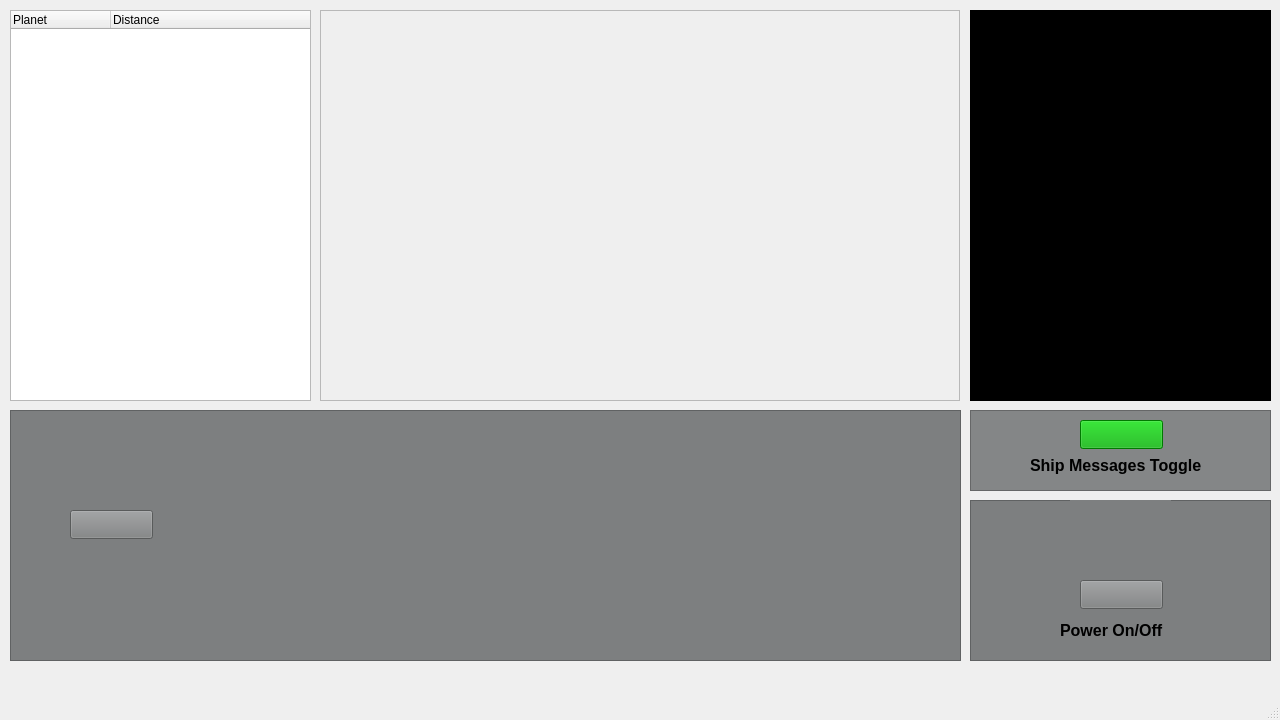
<?xml version="1.0" encoding="UTF-8"?>
<ui version="4.0">
 <class>MainWindow</class>
 <widget class="QMainWindow" name="MainWindow">
  <property name="geometry">
   <rect>
    <x>0</x>
    <y>0</y>
    <width>1280</width>
    <height>720</height>
   </rect>
  </property>
  <property name="windowTitle">
   <string>MainWindow</string>
  </property>
  <property name="iconSize">
   <size>
    <width>0</width>
    <height>0</height>
   </size>
  </property>
  <property name="animated">
   <bool>false</bool>
  </property>
  <property name="tabShape">
   <enum>QTabWidget::TabShape::Triangular</enum>
  </property>
  <widget class="QWidget" name="centralwidget">
   <widget class="QFrame" name="Visual">
    <property name="geometry">
     <rect>
      <x>320</x>
      <y>10</y>
      <width>640</width>
      <height>391</height>
     </rect>
    </property>
    <property name="autoFillBackground">
     <bool>true</bool>
    </property>
    <property name="frameShape">
     <enum>QFrame::Shape::StyledPanel</enum>
    </property>
    <property name="frameShadow">
     <enum>QFrame::Shadow::Raised</enum>
    </property>
   </widget>
   <widget class="QListWidget" name="Messages">
    <property name="geometry">
     <rect>
      <x>970</x>
      <y>10</y>
      <width>301</width>
      <height>391</height>
     </rect>
    </property>
    <property name="autoFillBackground">
     <bool>false</bool>
    </property>
    <property name="styleSheet">
     <string notr="true">background-color: rgb(0, 0, 0);</string>
    </property>
   </widget>
   <widget class="QFrame" name="Shipmsgtoggle">
    <property name="geometry">
     <rect>
      <x>970</x>
      <y>410</y>
      <width>301</width>
      <height>81</height>
     </rect>
    </property>
    <property name="styleSheet">
     <string notr="true">background-color: rgb(132, 134, 135);</string>
    </property>
    <property name="frameShape">
     <enum>QFrame::Shape::StyledPanel</enum>
    </property>
    <property name="frameShadow">
     <enum>QFrame::Shadow::Raised</enum>
    </property>
    <widget class="QPushButton" name="pushButton">
     <property name="geometry">
      <rect>
       <x>110</x>
       <y>10</y>
       <width>83</width>
       <height>29</height>
      </rect>
     </property>
     <property name="palette">
      <palette>
       <active>
        <colorrole role="Button">
         <brush brushstyle="SolidPattern">
          <color alpha="255">
           <red>0</red>
           <green>170</green>
           <blue>0</blue>
          </color>
         </brush>
        </colorrole>
        <colorrole role="Base">
         <brush brushstyle="SolidPattern">
          <color alpha="255">
           <red>0</red>
           <green>170</green>
           <blue>0</blue>
          </color>
         </brush>
        </colorrole>
        <colorrole role="Window">
         <brush brushstyle="SolidPattern">
          <color alpha="255">
           <red>0</red>
           <green>170</green>
           <blue>0</blue>
          </color>
         </brush>
        </colorrole>
        <colorrole role="AlternateBase">
         <brush brushstyle="SolidPattern">
          <color alpha="255">
           <red>170</red>
           <green>0</green>
           <blue>0</blue>
          </color>
         </brush>
        </colorrole>
       </active>
       <inactive>
        <colorrole role="Button">
         <brush brushstyle="SolidPattern">
          <color alpha="255">
           <red>0</red>
           <green>170</green>
           <blue>0</blue>
          </color>
         </brush>
        </colorrole>
        <colorrole role="Base">
         <brush brushstyle="SolidPattern">
          <color alpha="255">
           <red>0</red>
           <green>170</green>
           <blue>0</blue>
          </color>
         </brush>
        </colorrole>
        <colorrole role="Window">
         <brush brushstyle="SolidPattern">
          <color alpha="255">
           <red>0</red>
           <green>170</green>
           <blue>0</blue>
          </color>
         </brush>
        </colorrole>
        <colorrole role="AlternateBase">
         <brush brushstyle="SolidPattern">
          <color alpha="255">
           <red>170</red>
           <green>0</green>
           <blue>0</blue>
          </color>
         </brush>
        </colorrole>
       </inactive>
       <disabled>
        <colorrole role="Button">
         <brush brushstyle="SolidPattern">
          <color alpha="255">
           <red>0</red>
           <green>170</green>
           <blue>0</blue>
          </color>
         </brush>
        </colorrole>
        <colorrole role="Base">
         <brush brushstyle="SolidPattern">
          <color alpha="255">
           <red>0</red>
           <green>170</green>
           <blue>0</blue>
          </color>
         </brush>
        </colorrole>
        <colorrole role="Window">
         <brush brushstyle="SolidPattern">
          <color alpha="255">
           <red>0</red>
           <green>170</green>
           <blue>0</blue>
          </color>
         </brush>
        </colorrole>
        <colorrole role="AlternateBase">
         <brush brushstyle="SolidPattern">
          <color alpha="255">
           <red>170</red>
           <green>0</green>
           <blue>0</blue>
          </color>
         </brush>
        </colorrole>
       </disabled>
      </palette>
     </property>
     <property name="autoFillBackground">
      <bool>false</bool>
     </property>
     <property name="styleSheet">
      <string notr="true">background-color: rgb(0, 170, 0);
alternate-background-color: rgb(170, 0, 0);</string>
     </property>
     <property name="text">
      <string/>
     </property>
     <property name="checkable">
      <bool>true</bool>
     </property>
     <property name="checked">
      <bool>false</bool>
     </property>
     <property name="autoDefault">
      <bool>false</bool>
     </property>
    </widget>
    <widget class="QLabel" name="label">
     <property name="geometry">
      <rect>
       <x>60</x>
       <y>40</y>
       <width>211</width>
       <height>31</height>
      </rect>
     </property>
     <property name="font">
      <font>
       <pointsize>12</pointsize>
       <bold>true</bold>
       <underline>false</underline>
       <strikeout>false</strikeout>
      </font>
     </property>
     <property name="styleSheet">
      <string notr="true">color: rgb(0, 0, 0);</string>
     </property>
     <property name="text">
      <string>Ship Messages Toggle</string>
     </property>
     <property name="textFormat">
      <enum>Qt::TextFormat::AutoText</enum>
     </property>
    </widget>
   </widget>
   <widget class="QFrame" name="power">
    <property name="geometry">
     <rect>
      <x>970</x>
      <y>500</y>
      <width>301</width>
      <height>161</height>
     </rect>
    </property>
    <property name="styleSheet">
     <string notr="true">background-color: rgb(125, 127, 128);</string>
    </property>
    <property name="frameShape">
     <enum>QFrame::Shape::StyledPanel</enum>
    </property>
    <property name="frameShadow">
     <enum>QFrame::Shadow::Raised</enum>
    </property>
    <widget class="QPushButton" name="pushButton_2">
     <property name="geometry">
      <rect>
       <x>110</x>
       <y>80</y>
       <width>83</width>
       <height>29</height>
      </rect>
     </property>
     <property name="text">
      <string/>
     </property>
    </widget>
    <widget class="QLabel" name="label_2">
     <property name="geometry">
      <rect>
       <x>90</x>
       <y>120</y>
       <width>131</width>
       <height>20</height>
      </rect>
     </property>
     <property name="font">
      <font>
       <pointsize>12</pointsize>
       <bold>true</bold>
      </font>
     </property>
     <property name="styleSheet">
      <string notr="true">color: rgb(0, 0, 0);</string>
     </property>
     <property name="text">
      <string>Power On/Off</string>
     </property>
    </widget>
    <widget class="QLabel" name="label_3">
     <property name="geometry">
      <rect>
       <x>100</x>
       <y>0</y>
       <width>101</width>
       <height>71</height>
      </rect>
     </property>
     <property name="text">
      <string/>
     </property>
     <property name="pixmap">
      <pixmap resource="ToggleLights.qrc">:/new/prefix1/Images/Group 1 (1).png</pixmap>
     </property>
    </widget>
   </widget>
   <widget class="QTreeWidget" name="Harrizzballs">
    <property name="geometry">
     <rect>
      <x>10</x>
      <y>10</y>
      <width>301</width>
      <height>391</height>
     </rect>
    </property>
    <column>
     <property name="text">
      <string>Planet</string>
     </property>
    </column>
    <column>
     <property name="text">
      <string>Distance</string>
     </property>
    </column>
   </widget>
   <widget class="QFrame" name="MainPanel">
    <property name="geometry">
     <rect>
      <x>10</x>
      <y>410</y>
      <width>951</width>
      <height>251</height>
     </rect>
    </property>
    <property name="styleSheet">
     <string notr="true">background-color: rgb(125, 127, 128);</string>
    </property>
    <property name="frameShape">
     <enum>QFrame::Shape::StyledPanel</enum>
    </property>
    <property name="frameShadow">
     <enum>QFrame::Shadow::Raised</enum>
    </property>
    <widget class="QPushButton" name="pushButton_3">
     <property name="geometry">
      <rect>
       <x>60</x>
       <y>100</y>
       <width>83</width>
       <height>29</height>
      </rect>
     </property>
     <property name="text">
      <string/>
     </property>
    </widget>
   </widget>
  </widget>
  <widget class="QMenuBar" name="menubar">
   <property name="geometry">
    <rect>
     <x>0</x>
     <y>0</y>
     <width>1280</width>
     <height>25</height>
    </rect>
   </property>
  </widget>
  <widget class="QStatusBar" name="statusbar"/>
 </widget>
 <resources>
  <include location="ToggleLights.qrc"/>
 </resources>
 <connections/>
</ui>
